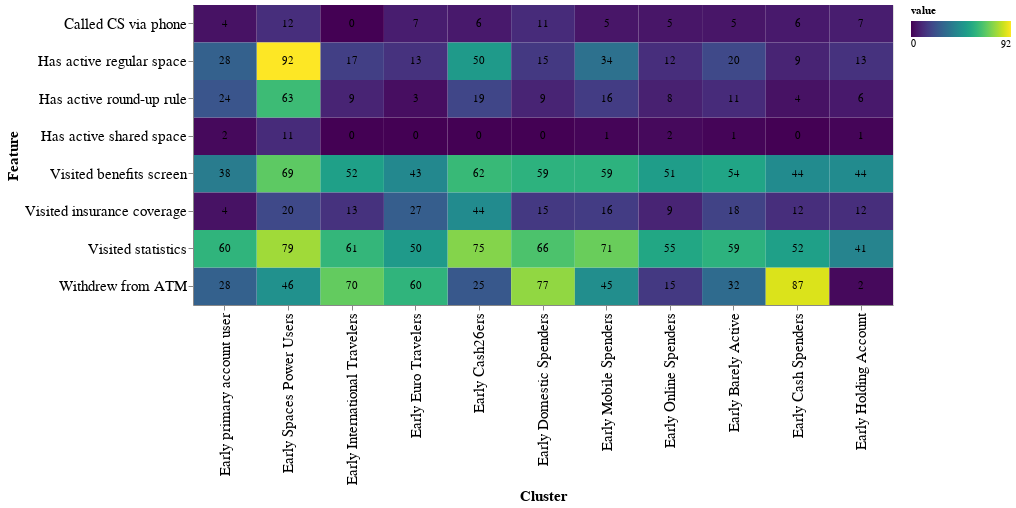

The code cell stored with this chart in its notebook:
### Code cell
prem = pd.read_csv("prem_features.csv")

prem = (
    pd.pivot_table(prem, index=["user_id"], values=["variable"], columns=["feature"])
    .reset_index()
    .fillna(0)
)

prem = pd.melt(
    prem,
    id_vars=[
        "user_id",
    ],
)


df = pd.read_csv(path)

di = {
    "E1": "Early Spaces Power Users",
    "E2": "Early International Travelers",
    "E3": "Early Euro Travelers",
    "E5": "Early Domestic Spenders",
    "E4": "Early Cash26ers",
    "E6": "Early Mobile Spenders",
    "E7": "Early Online Spenders",
    "E8": "Early Barely Active",
    "E9": "Early Cash Spenders",
    "E10": "Early Holding Account",
    "E11": "Early friend referral & run",
    "E12": "Early primary account user",
}

rank = {
    "Early primary account user": 0,
    "Early Spaces Power Users": 1,
    "Early International Travelers": 2,
    "Early Euro Travelers": 3,
    "Early Cash26ers": 4,
    "Early Domestic Spenders": 5,
    "Early Mobile Spenders": 6,
    "Early Online Spenders": 7,
    "Early Barely Active": 8,
    "Early Cash Spenders": 9,
    "Early Holding Account": 10,
    "Early friend referral & run": 11,
}

high = {
    "Early primary account user": 1,
    "Early Spaces Power Users": 1,
    "Early International Travelers": 1,
    "Early Euro Travelers": 1,
    "Early Cash26ers": 1,
    "Early Domestic Spenders": 1,
    "Early Mobile Spenders": 1,
    "Early Online Spenders": 0,
    "Early Barely Active": 0,
    "Early Cash Spenders": 0,
    "Early Holding Account": 0,
    "Early friend referral & run": 0,
}


df["cluster_new"] = df["cluster_new"].map(di).fillna(df["cluster_new"])
df["rank"] = df["cluster_new"].map(rank)
df["high"] = df["cluster_new"].map(high)

df = df.loc[df["kycc_cohort"] == "2020-12-01", :]

prem = prem.merge(df, on="user_id", how="right").fillna(0)

# keep only premium.
prem = prem.loc[
    prem["product_id"].isin(["STANDARD", "BUSINESS_CARD", "FLEX_ACCOUNT_MONTHLY"])
    == False,
    :,
]

# recode to binary
prem.loc[prem["value"] > 0, "value"] = 1

# compute% that used it

prem = (
    prem.groupby(["cluster_new", "rank", "feature"])["value"].agg("mean").reset_index()
)

prem["value"] = round(prem["value"] * 100)

prem = prem.loc[prem["feature"].astype(str) != "0", :]

feature_dic = {
    "Partner benefits": "Visited partner benefits",
    "atm": "Withdrew from ATM",
    "call": "Called CS via phone",
    "n_reg_spaces": "Has active regular space",
    "n_shared_spaces": "Has active shared space",
    "round-ups": "Has active round-up rule",
    "statistics": "Visited statistics",
    "Benefits screen": "Visited benefits screen",
    "Insurance coverage": "Visited insurance coverage",
}
prem["feature"] = prem["feature"].map(feature_dic)

# Configure common options
base = alt.Chart(prem.loc[pd.isnull(prem["feature"]) == False, :]).encode(
    alt.Y("feature:O", scale=alt.Scale(paddingInner=0), axis=alt.Axis(title="Feature")),
    alt.X(
        "cluster_new:O",
        scale=alt.Scale(paddingInner=0),
        axis=alt.Axis(title="Cluster"),
        sort=alt.SortField("rank", order="ascending"),
    ),
)


# Configure heatmap
heatmap = (
    base.mark_rect()
    .encode(
        color=alt.Color(
            "value:Q",
            scale=alt.Scale(scheme="viridis"),
            legend=alt.Legend(direction="horizontal"),
        )
    )
    .properties(height=300, width=700)
)
# Configure text
text = base.mark_text(baseline="middle").encode(text="value:Q")

# Draw the chart
(heatmap + text).configure_axis(labelFontSize=15, titleFontSize=15)

### Figure 1 — Vega-Lite specification as saved in the notebook (floating-point values rounded to 4 significant figures)
{"config": {"view": {"continuousWidth": 400, "continuousHeight": 300}, "axis": {"labelFontSize": 15, "titleFontSize": 15}}, "layer": [{"mark": "rect", "encoding": {"color": {"type": "quantitative", "field": "value", "legend": {"direction": "horizontal"}, "scale": {"scheme": "viridis"}}, "x": {"type": "ordinal", "axis": {"title": "Cluster"}, "field": "cluster_new", "scale": {"paddingInner": 0}, "sort": {"field": "rank", "order": "ascending"}}, "y": {"type": "ordinal", "axis": {"title": "Feature"}, "field": "feature", "scale": {"paddingInner": 0}}}, "height": 300, "width": 700}, {"mark": {"type": "text", "baseline": "middle"}, "encoding": {"text": {"type": "quantitative", "field": "value"}, "x": {"type": "ordinal", "axis": {"title": "Cluster"}, "field": "cluster_new", "scale": {"paddingInner": 0}, "sort": {"field": "rank", "order": "ascending"}}, "y": {"type": "ordinal", "axis": {"title": "Feature"}, "field": "feature", "scale": {"paddingInner": 0}}}}], "data": {"name": "data-409d2cb4e982f807cb94a49fc250bf72"}, "$schema": "https://vega.github.io/schema/vega-lite/v4.8.1.json", "datasets": {"data-409d2cb4e982f807cb94a49fc250bf72": [{"cluster_new": "Early Barely Active", "rank": 8, "feature": "Visited benefits screen", "value": 54.0}, {"cluster_new": "Early Barely Active", "rank": 8, "feature": "Visited insurance coverage", "value": 18.0}, {"cluster_new": "Early Barely Active", "rank": 8, "feature": "Withdrew from ATM", "value": 32.0}, {"cluster_new": "Early Barely Active", "rank": 8, "feature": "Called CS via phone", "value": 5.0}, {"cluster_new": "Early Barely Active", "rank": 8, "feature": "Has active regular space", "value": 20.0}, {"cluster_new": "Early Barely Active", "rank": 8, "feature": "Has active shared space", "value": 1.0}, {"cluster_new": "Early Barely Active", "rank": 8, "feature": "Has active round-up rule", "value": 11.0}, {"cluster_new": "Early Barely Active", "rank": 8, "feature": "Visited statistics", "value": 59.0}, {"cluster_new": "Early Cash Spenders", "rank": 9, "feature": "Visited benefits screen", "value": 44.0}, {"cluster_new": "Early Cash Spenders", "rank": 9, "feature": "Visited insurance coverage", "value": 12.0}, {"cluster_new": "Early Cash Spenders", "rank": 9, "feature": "Withdrew from ATM", "value": 87.0}, {"cluster_new": "Early Cash Spenders", "rank": 9, "feature": "Called CS via phone", "value": 6.0}, {"cluster_new": "Early Cash Spenders", "rank": 9, "feature": "Has active regular space", "value": 9.0}, {"cluster_new": "Early Cash Spenders", "rank": 9, "feature": "Has active shared space", "value": 0.0}, {"cluster_new": "Early Cash Spenders", "rank": 9, "feature": "Has active round-up rule", "value": 4.0}, {"cluster_new": "Early Cash Spenders", "rank": 9, "feature": "Visited statistics", "value": 52.0}, {"cluster_new": "Early Cash26ers", "rank": 4, "feature": "Visited benefits screen", "value": 62.0}, {"cluster_new": "Early Cash26ers", "rank": 4, "feature": "Visited insurance coverage", "value": 44.0}, {"cluster_new": "Early Cash26ers", "rank": 4, "feature": "Withdrew from ATM", "value": 25.0}, {"cluster_new": "Early Cash26ers", "rank": 4, "feature": "Called CS via phone", "value": 6.0}, {"cluster_new": "Early Cash26ers", "rank": 4, "feature": "Has active regular space", "value": 50.0}, {"cluster_new": "Early Cash26ers", "rank": 4, "feature": "Has active shared space", "value": 0.0}, {"cluster_new": "Early Cash26ers", "rank": 4, "feature": "Has active round-up rule", "value": 19.0}, {"cluster_new": "Early Cash26ers", "rank": 4, "feature": "Visited statistics", "value": 75.0}, {"cluster_new": "Early Domestic Spenders", "rank": 5, "feature": "Visited benefits screen", "value": 59.0}, {"cluster_new": "Early Domestic Spenders", "rank": 5, "feature": "Visited insurance coverage", "value": 15.0}, {"cluster_new": "Early Domestic Spenders", "rank": 5, "feature": "Withdrew from ATM", "value": 77.0}, {"cluster_new": "Early Domestic Spenders", "rank": 5, "feature": "Called CS via phone", "value": 11.0}, {"cluster_new": "Early Domestic Spenders", "rank": 5, "feature": "Has active regular space", "value": 15.0}, {"cluster_new": "Early Domestic Spenders", "rank": 5, "feature": "Has active shared space", "value": 0.0}, {"cluster_new": "Early Domestic Spenders", "rank": 5, "feature": "Has active round-up rule", "value": 9.0}, {"cluster_new": "Early Domestic Spenders", "rank": 5, "feature": "Visited statistics", "value": 66.0}, {"cluster_new": "Early Euro Travelers", "rank": 3, "feature": "Visited benefits screen", "value": 43.0}, {"cluster_new": "Early Euro Travelers", "rank": 3, "feature": "Visited insurance coverage", "value": 27.0}, {"cluster_new": "Early Euro Travelers", "rank": 3, "feature": "Withdrew from ATM", "value": 60.0}, {"cluster_new": "Early Euro Travelers", "rank": 3, "feature": "Called CS via phone", "value": 7.0}, {"cluster_new": "Early Euro Travelers", "rank": 3, "feature": "Has active regular space", "value": 13.0}, {"cluster_new": "Early Euro Travelers", "rank": 3, "feature": "Has active shared space", "value": 0.0}, {"cluster_new": "Early Euro Travelers", "rank": 3, "feature": "Has active round-up rule", "value": 3.0}, {"cluster_new": "Early Euro Travelers", "rank": 3, "feature": "Visited statistics", "value": 50.0}, {"cluster_new": "Early Holding Account", "rank": 10, "feature": "Visited benefits screen", "value": 44.0}, {"cluster_new": "Early Holding Account", "rank": 10, "feature": "Visited insurance coverage", "value": 12.0}, {"cluster_new": "Early Holding Account", "rank": 10, "feature": "Withdrew from ATM", "value": 2.0}, {"cluster_new": "Early Holding Account", "rank": 10, "feature": "Called CS via phone", "value": 7.0}, {"cluster_new": "Early Holding Account", "rank": 10, "feature": "Has active regular space", "value": 13.0}, {"cluster_new": "Early Holding Account", "rank": 10, "feature": "Has active shared space", "value": 1.0}, {"cluster_new": "Early Holding Account", "rank": 10, "feature": "Has active round-up rule", "value": 6.0}, {"cluster_new": "Early Holding Account", "rank": 10, "feature": "Visited statistics", "value": 41.0}, {"cluster_new": "Early International Travelers", "rank": 2, "feature": "Visited benefits screen", "value": 52.0}, {"cluster_new": "Early International Travelers", "rank": 2, "feature": "Visited insurance coverage", "value": 13.0}, {"cluster_new": "Early International Travelers", "rank": 2, "feature": "Withdrew from ATM", "value": 70.0}, {"cluster_new": "Early International Travelers", "rank": 2, "feature": "Called CS via phone", "value": 0.0}, {"cluster_new": "Early International Travelers", "rank": 2, "feature": "Has active regular space", "value": 17.0}, {"cluster_new": "Early International Travelers", "rank": 2, "feature": "Has active shared space", "value": 0.0}, {"cluster_new": "Early International Travelers", "rank": 2, "feature": "Has active round-up rule", "value": 9.0}, {"cluster_new": "Early International Travelers", "rank": 2, "feature": "Visited statistics", "value": 61.0}, {"cluster_new": "Early Mobile Spenders", "rank": 6, "feature": "Visited benefits screen", "value": 59.0}, {"cluster_new": "Early Mobile Spenders", "rank": 6, "feature": "Visited insurance coverage", "value": 16.0}, {"cluster_new": "Early Mobile Spenders", "rank": 6, "feature": "Withdrew from ATM", "value": 45.0}, {"cluster_new": "Early Mobile Spenders", "rank": 6, "feature": "Called CS via phone", "value": 5.0}, {"cluster_new": "Early Mobile Spenders", "rank": 6, "feature": "Has active regular space", "value": 34.0}, {"cluster_new": "Early Mobile Spenders", "rank": 6, "feature": "Has active shared space", "value": 1.0}, {"cluster_new": "Early Mobile Spenders", "rank": 6, "feature": "Has active round-up rule", "value": 16.0}, {"cluster_new": "Early Mobile Spenders", "rank": 6, "feature": "Visited statistics", "value": 71.0}, {"cluster_new": "Early Online Spenders", "rank": 7, "feature": "Visited benefits screen", "value": 51.0}, {"cluster_new": "Early Online Spenders", "rank": 7, "feature": "Visited insurance coverage", "value": 9.0}, {"cluster_new": "Early Online Spenders", "rank": 7, "feature": "Withdrew from ATM", "value": 15.0}, {"cluster_new": "Early Online Spenders", "rank": 7, "feature": "Called CS via phone", "value": 5.0}, {"cluster_new": "Early Online Spenders", "rank": 7, "feature": "Has active regular space", "value": 12.0}, {"cluster_new": "Early Online Spenders", "rank": 7, "feature": "Has active shared space", "value": 2.0}, {"cluster_new": "Early Online Spenders", "rank": 7, "feature": "Has active round-up rule", "value": 8.0}, {"cluster_new": "Early Online Spenders", "rank": 7, "feature": "Visited statistics", "value": 55.0}, {"cluster_new": "Early Spaces Power Users", "rank": 1, "feature": "Visited benefits screen", "value": 69.0}, {"cluster_new": "Early Spaces Power Users", "rank": 1, "feature": "Visited insurance coverage", "value": 20.0}, {"cluster_new": "Early Spaces Power Users", "rank": 1, "feature": "Withdrew from ATM", "value": 46.0}, {"cluster_new": "Early Spaces Power Users", "rank": 1, "feature": "Called CS via phone", "value": 12.0}, {"cluster_new": "Early Spaces Power Users", "rank": 1, "feature": "Has active regular space", "value": 92.0}, {"cluster_new": "Early Spaces Power Users", "rank": 1, "feature": "Has active shared space", "value": 11.0}, {"cluster_new": "Early Spaces Power Users", "rank": 1, "feature": "Has active round-up rule", "value": 63.0}, {"cluster_new": "Early Spaces Power Users", "rank": 1, "feature": "Visited statistics", "value": 79.0}, {"cluster_new": "Early primary account user", "rank": 0, "feature": "Visited benefits screen", "value": 38.0}, {"cluster_new": "Early primary account user", "rank": 0, "feature": "Visited insurance coverage", "value": 4.0}, {"cluster_new": "Early primary account user", "rank": 0, "feature": "Withdrew from ATM", "value": 28.0}, {"cluster_new": "Early primary account user", "rank": 0, "feature": "Called CS via phone", "value": 4.0}, {"cluster_new": "Early primary account user", "rank": 0, "feature": "Has active regular space", "value": 28.0}, {"cluster_new": "Early primary account user", "rank": 0, "feature": "Has active shared space", "value": 2.0}, {"cluster_new": "Early primary account user", "rank": 0, "feature": "Has active round-up rule", "value": 24.0}, {"cluster_new": "Early primary account user", "rank": 0, "feature": "Visited statistics", "value": 60.0}]}}
